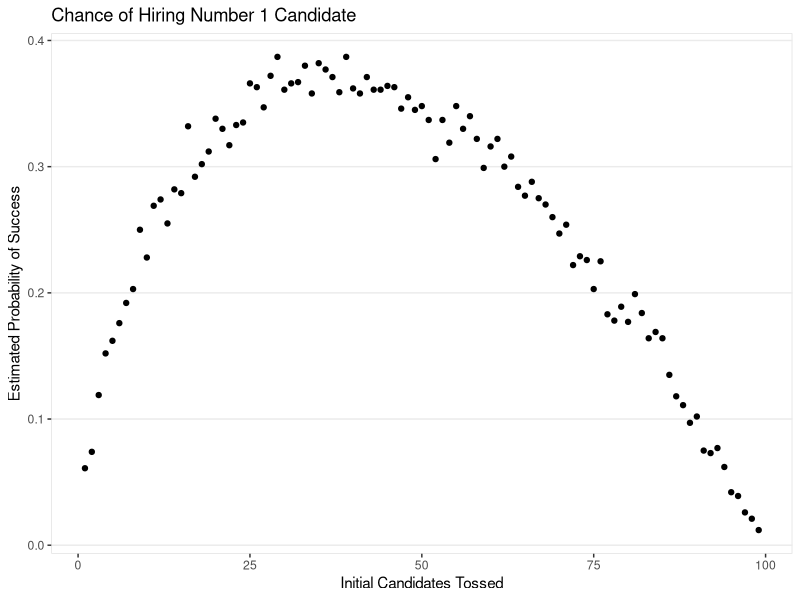
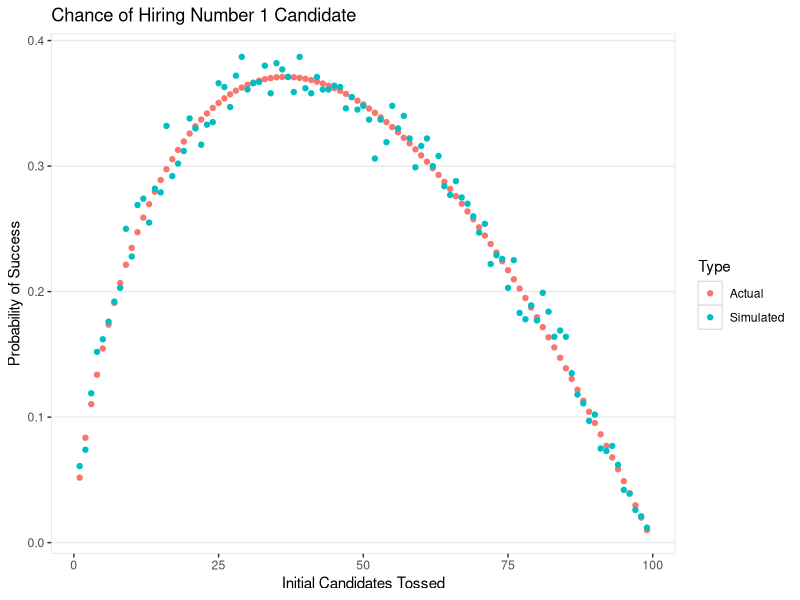
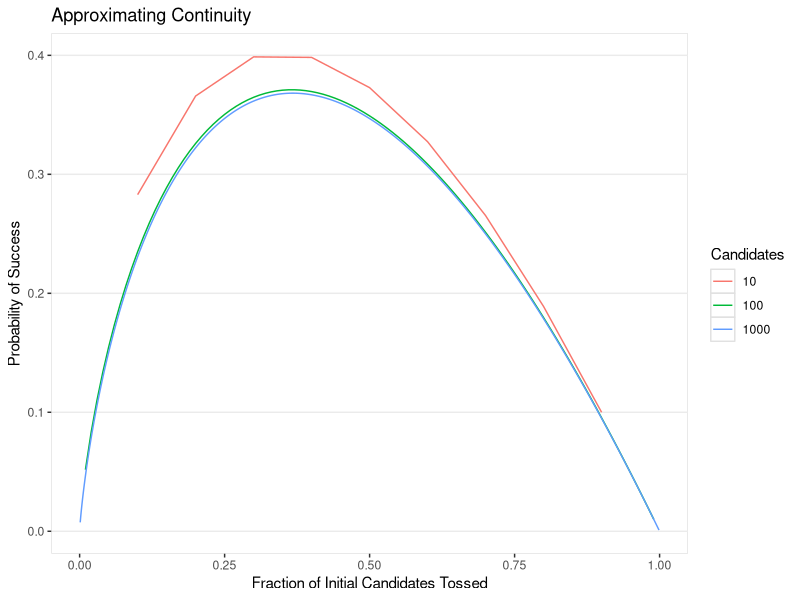
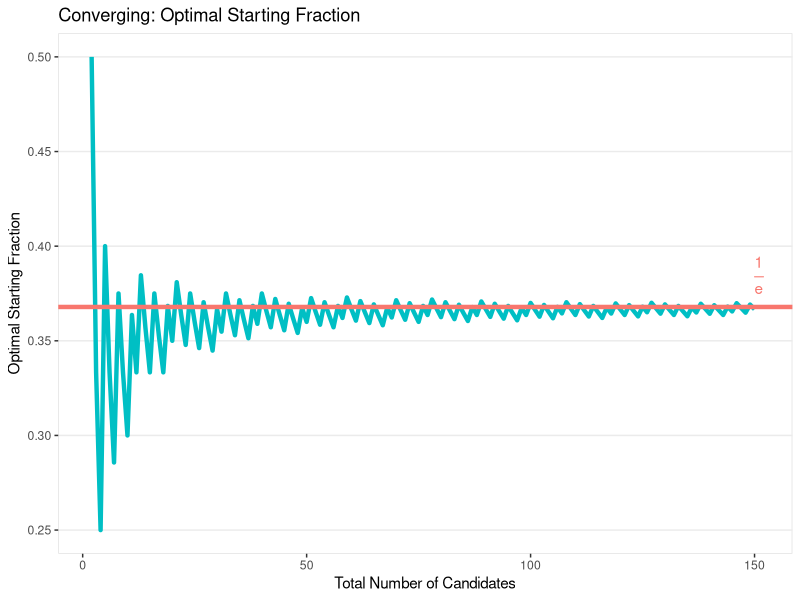
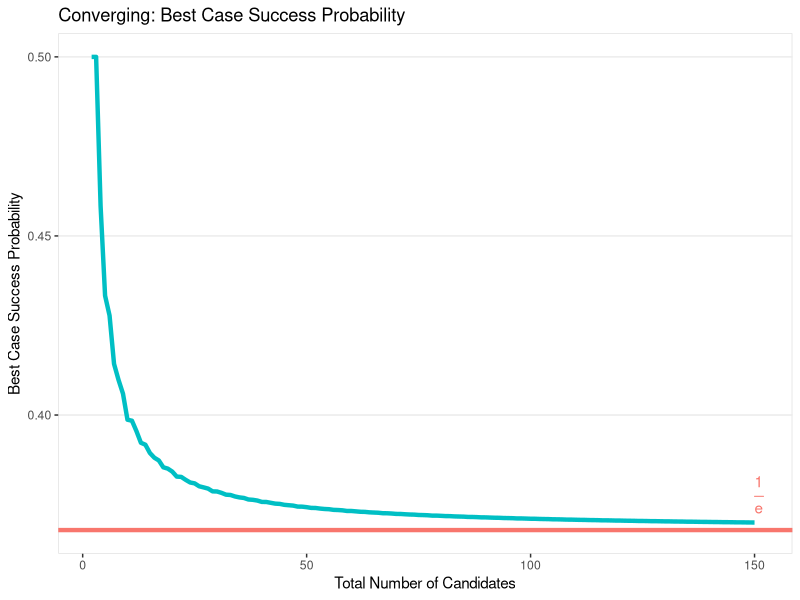
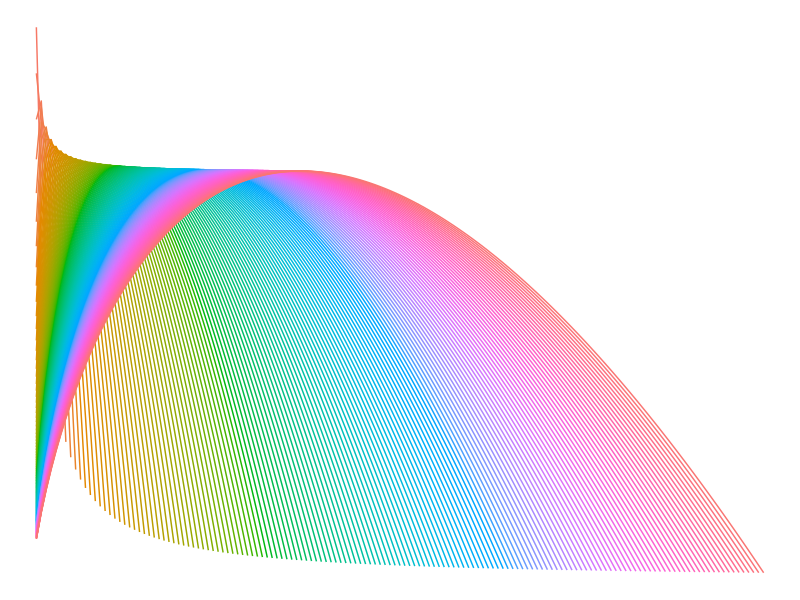

These charts were generated, in order, by the following R code:
## ---- chunk 1
library(ggplot2)
library(dplyr)
library(reshape2)
theme_clean <- function () { 
    theme_bw(base_size = 11) +
   theme(panel.grid.major.x=element_blank(), panel.grid.minor.x = element_blank(),
           panel.grid.minor.y = element_blank(), panel.background = element_rect(colour = "#E1E1E1"),
           panel.border = element_blank())
}
## ---- chunk 2
simulate_one_hiring <- function(n, p, verbose = F) {
  # Return T if we hire #1, F otherwise
  # Inputs:
  #   - n: Total number of candidates
  #   - p: Number of candidates initially thrown away
  # Returns:
  #    - Boolean, whether the process succeeds
  
  # Rank the candidates randomly 1 through 100
  ranks <- sample(1:100)
  # if the best candidate gets thrown out, return false
  if (which(ranks == 1) <= p) {
    if (verbose) {
      print("Threw away the best candidate.")
    }
    return(FALSE)
  } else {
    # This is the candidate to beat before hiring
    best_thrown_out <- min(ranks[1:p])
    # This is the index of the person who gets hired
    first_selected_position <- min(which(ranks < best_thrown_out))
    # This is the rank of the person who gets hired
    selected_employee <- ranks[first_selected_position]
    if (verbose) {
      print(paste("Best Thrown Out:",best_thrown_out))
      print(paste("First Selected Positiont:",first_selected_position))
      print(paste("Selected Employee:",selected_employee))
    }
    return(selected_employee == 1)
  }
}
## ---- chunk 3
set.seed(1)
simulate_one_hiring(100, 5, verbose = T)
## ---- chunk 4
set.seed(2)
simulate_one_hiring(100, 95, verbose = T)
## ---- chunk 5
set.seed(3)
simulate_one_hiring(100, 30, verbose = T)
## ---- chunk 6
simulate_many_hirings <- function(n, p, num_times) {
  return(mean(replicate(num_times, simulate_one_hiring(n, p))))
}

optimize_candidate_pool_sim <- function(n, num_times, random_seed = 13) {
  set.seed(random_seed)
  choices_of_p <- 1:(n-1)
  chances_of_success <- rep(NA, length(choices_of_p))

  for (p_iter in choices_of_p) {
  chances_of_success[p_iter] <- simulate_many_hirings(n, p_iter, num_times)
  }
  
  result_frame <- data.frame(num_candidates = rep(n, n-1),
                                    p_choice = choices_of_p,
                                    prob_success = chances_of_success)
  
  return(result_frame)
  
}

simmed_100_size <- optimize_candidate_pool_sim(100, 1000)

simmed_100_size %>%
  ggplot(aes(x = p_choice, y = prob_success)) +
    geom_point() + 
    labs(title = "Chance of Hiring Number 1 Candidate",
         x = "Initial Candidates Tossed",
         y = "Estimated Probability of Success") +
    theme_clean()
## ---- chunk 7

interview_success_prob <- function(n, p) {
  # Find the chance of hiring the number one option
  ## IMPORTANT: This functions uses factorials and is not optimized for large inputs. 
  ##            It will NOT work if n is too large (because of overflow)
  # Inputs:
  #   - n: integer. The number of total applicants
  #   - p: integer. The number of initial applicants
  # Outputs:
  #   - win_prob: numeric. The probability of success
  
  # Define the chance that we don't throw away the best candidate 
  prob_not_lost <- (n - p)/n
  
  curr_win_prob <- 0
  
  for (k in 2:(n - p + 1)) {
    # Chance that the first pick better than the first p 
    #  is actually number 1
    best_if_passes <- 1/(k-1)
    #print(best_if_passes)
    kth_pick_included <- p/(n - k +1)
    better_absent <- (choose((n - p - 1), (k - 2))/
                                   choose((n - 1), (k - 2)))
    
  
    curr_win_prob <- curr_win_prob + (best_if_passes*
                                      kth_pick_included*
                                      better_absent)
  }
 win_prob <- curr_win_prob * prob_not_lost
 return(win_prob)
}


optimize_candidate_pool <- function(n) {
  # Calculate success chance for each trial size (p).
  # Inputs:
  #   - n: integer. The total number of candidates
  # Returns:
  #   - result_frame: dataframe. success chance for
  #                              each choice of p
  
  choices_of_p <- 1:(n-1)
  chances_of_success <- rep(NA, length(choices_of_p))

  for (p_iter in choices_of_p) {
  chances_of_success[p_iter] <- interview_success_prob(n, p_iter)
  }
  
  result_frame <- data.frame(num_candidates = rep(n, n-1),
                                    p_choice = choices_of_p,
                                    prob_success = chances_of_success)
  
  return(result_frame)
  
}

results_for_100 <- optimize_candidate_pool(100)

results_for_100 %>%
  rename(Actual = prob_success) %>%
  select(- num_candidates) %>%
  merge(simmed_100_size %>%
          rename(Simulated = prob_success) %>%
          select(- num_candidates), by = "p_choice") %>%
  melt(id.vars = "p_choice") %>%
  rename(Type = variable, Probability = value) %>%
  ggplot(aes(x = p_choice, y = Probability, color = Type)) +
    geom_point() + 
    labs(title = "Chance of Hiring Number 1 Candidate",
         x = "Initial Candidates Tossed",
         y = "Probability of Success") +
    theme_clean()
## ---- chunk 8
resutls_for_10 <- optimize_candidate_pool(10)
results_for_1000 <- optimize_candidate_pool(1000)

resutls_for_10 %>%
  bind_rows(results_for_100) %>% 
  bind_rows(results_for_1000) %>%
  mutate(p_frac = p_choice / num_candidates,
         num_candidates = factor(num_candidates)) %>%
  rename(Candidates = num_candidates) %>%
  ggplot(aes(x = p_frac, y = prob_success, color = Candidates)) + 
    geom_line() +
    labs(title = "Approximating Continuity",
         x = "Fraction of Initial Candidates Tossed",
         y = "Probability of Success") + 
    theme_clean()
## ---- chunk 9
full_interview_frame <- optimize_candidate_pool(2)

for (n_cand in 3:150) {
  full_interview_frame <- full_interview_frame %>%
    bind_rows(optimize_candidate_pool(n_cand))
}

## ---- chunk 10
full_interview_frame %>%
  group_by(num_candidates) %>%
  filter(prob_success == max(prob_success)) %>%
  mutate(p_frac = p_choice/num_candidates) %>%
  ungroup() %>%
  ggplot(aes(x = num_candidates, y = p_frac)) +
    geom_line(color = "#00BFC4", size = 1.5) +
    annotate("text", x = 151, y = 1/exp(1) + .017, color = "#F8766D",
             label = quote("frac(1,e)"), parse = T) +
    geom_hline(yintercept = 1/exp(1), color = "#F8766D", size = 1.5) +
    labs(title = paste("Converging: Optimal Starting Fraction"),
         x = "Total Number of Candidates",
         y = "Optimal Starting Fraction") +
    theme_clean()

full_interview_frame %>%
  group_by(num_candidates) %>%
  filter(prob_success == max(prob_success)) %>%
  mutate(p_frac = p_choice/num_candidates) %>%
  ungroup() %>%
  ggplot(aes(x = num_candidates, y = prob_success)) +
    geom_line(color = "#00BFC4", size = 1.5) +
    geom_hline(yintercept = 1/exp(1),  color = "#F8766D", size = 1.5) +
    annotate("text", x = 151, y = 1/exp(1) + .01, color = "#F8766D",
             label = quote("frac(1,e)"), parse = T) +
    labs(title = "Converging: Best Case Success Probability",
         x = "Total Number of Candidates",
         y = "Best Case Success Probability") +
    theme_clean()
## ---- chunk 11

full_interview_frame %>%
 # filter(num_candidates <= 100) %>%
  mutate(num_candidates = as.factor(num_candidates)) %>%
  ggplot(aes(x = p_choice, y = prob_success, color = num_candidates)) +
    geom_line() + 
    theme_void() + 
    theme(legend.position = "none")

#ggsave("../../themes/hugo-lithium/static/images/logo2.png", height = 1, width = 1, units= "in", dpi = 440)
